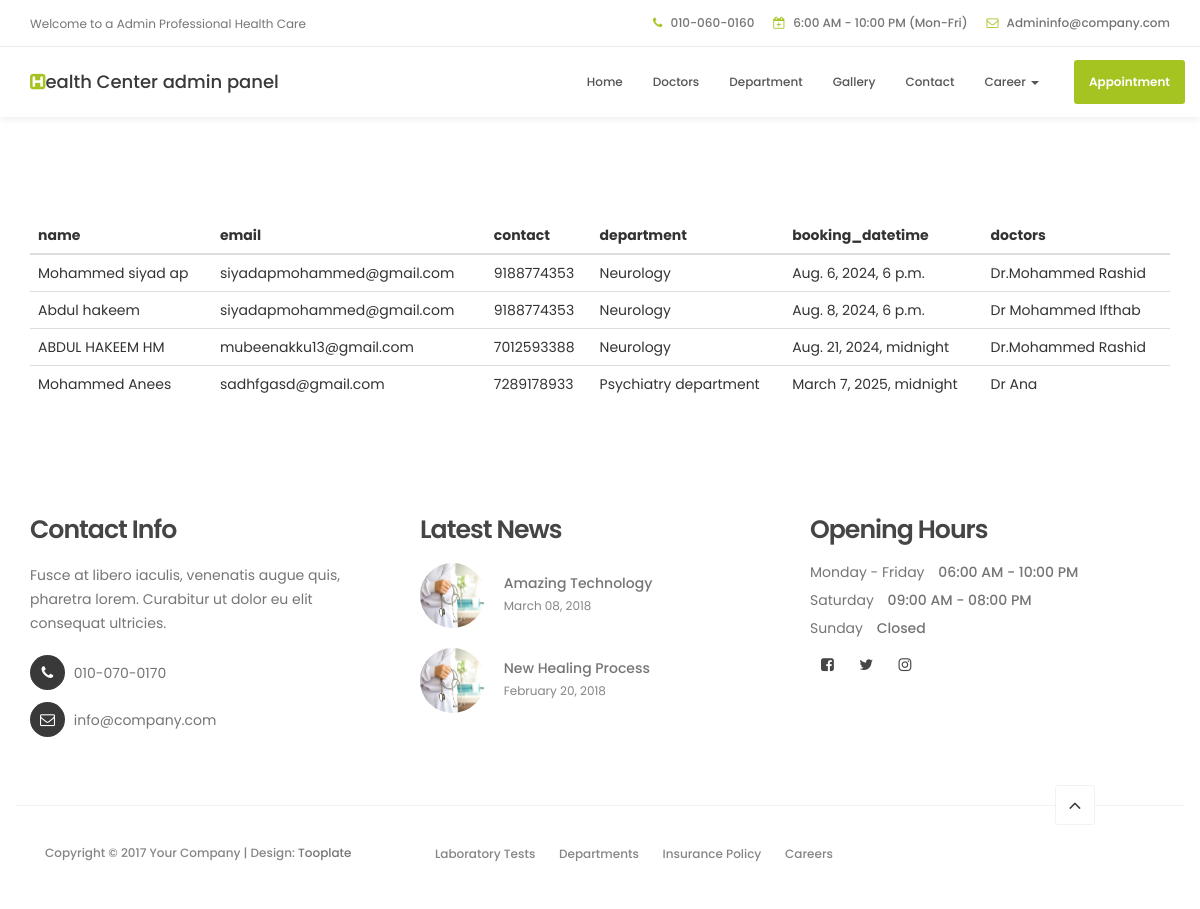
The page /adminappointment/ on the database its author committed.
### myapp/models.py (models this page shows, shortened)
class Appointment(models.Model):
    name = models.CharField(max_length=30,null=True)
    email = models.EmailField(max_length=30,null=True)
    contact = models.IntegerField(null=True)
    department = models.ForeignKey(Department,on_delete=models.CASCADE,related_name='dep')
    doctors = models.ForeignKey(Doctors,on_delete=models.CASCADE,related_name='doctors')
    booking_time = models.DateTimeField(auto_now_add=True)
    booking_datetime = models.DateTimeField(null=True)

class Department(models.Model):
    Title = models.CharField(max_length=30,null=True)
    Description = models.TextField(max_length=200,null=True)
    def __str__(self):
        return self.Title

class Doctors(models.Model):
    doc_name = models.CharField(max_length=30,null=True)
    doc_dep = models.ForeignKey(Department,on_delete=models.CASCADE,related_name='dep_name')
    designation = models.TextField(null=True)
    age = models.IntegerField(null=True)
    doc_img = models.ImageField(null=True,upload_to='doctors')
    exp = models.IntegerField(null=True)
    qualification = models.CharField(max_length=50,null=True)
    opening_time = models.CharField(max_length=30,null=True)
    day = models.CharField(max_length=30,null=True)
    place = models.CharField(max_length=30,null=True)
    def __str__(self):
        return self.doc_name

### myapp/views.py (the view)
# urls.py: path('adminappointment/',views.admin_appointment_us,name='adminappointment'),
def admin_appointment_us(request):
    appointment_data = Appointment.objects.all
    return render(request,'admin_appointment.html',{'appointment_data':appointment_data})

### templates/admin_appointment.html
{%extends 'admin_base.html'%}
{%load static%}
{%block content%}
<div class="container" style="margin-top: 100px;">
    <table class="table caption-top">
  <thead>
    <tr>
      <th scope="col">name</th>
      <th scope="col">email</th>
      <th scope="col">contact</th>
       <th scope="col">department</th>
       <th scope="col">booking_datetime</th>
       <th scope="col">doctors</th>
    </tr>
  </thead>
  <tbody>
 {% for data in appointment_data%}
    <tr>
       <td>{{data.name}}</td>
       <td>{{data.email}}</td>
       <td>{{data.contact}}</td>
       <td>{{data.department}}</td>
        <td>{{data.booking_datetime}}</td>
       <td>{{data.doctors}}</td>
    </tr>
  {%endfor%}
  </tbody>
</table>
</div>
{%endblock%}

### static/css/tooplate-style.css (style rules this page uses)
body { background: #ffffff; font-family: 'Poppins', sans-serif; overflow-x: hidden; }
html { -webkit-font-smoothing: antialiased; }

### rows shown on the page
Appointment: name "Mohammed siyad ap", email "siyadapmohammed@gmail.com", contact "9188774353", department "Neurology", booking_datetime "Aug. 6, 2024, 6 p.m.", doctors "Dr.Mohammed Rashid"
Appointment: name "Abdul hakeem", email "siyadapmohammed@gmail.com", contact "9188774353", department "Neurology", booking_datetime "Aug. 8, 2024, 6 p.m.", doctors "Dr Mohammed Ifthab"
Appointment: name "ABDUL HAKEEM HM", email "mubeenakku13@gmail.com", contact "7012593388", department "Neurology", booking_datetime "Aug. 21, 2024, midnight", doctors "Dr.Mohammed Rashid"
Appointment: name "Mohammed Anees", email "sadhfgasd@gmail.com", contact "7289178933", department "Psychiatry department", booking_datetime "March 7, 2025, midnight", doctors "Dr Ana"
